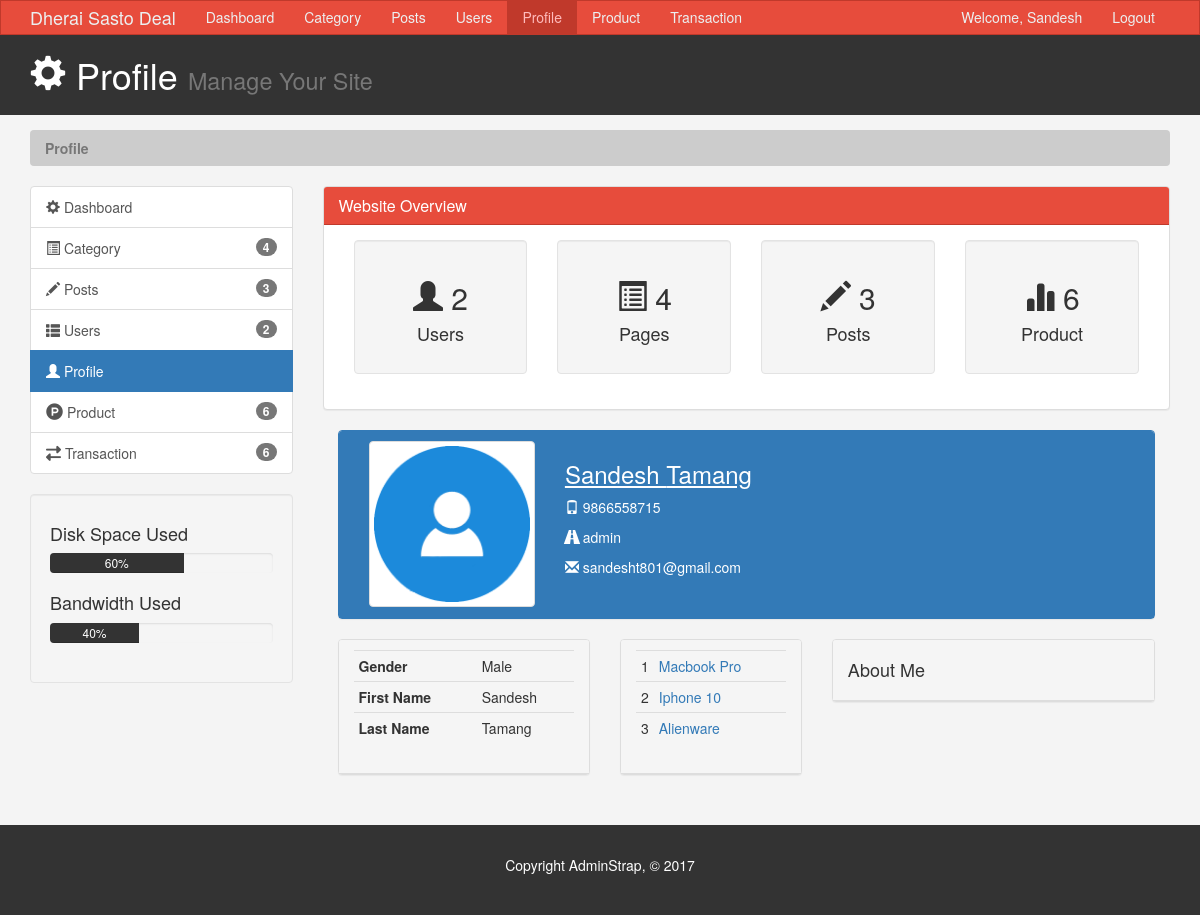
The app's page /adminpanel/profile.php (signed in) with its own data.
### tables this page shows
CREATE TABLE `user` (
  `user_id` int(10) NOT NULL,
  `role` text NOT NULL,
  `user_f_name` varchar(20) NOT NULL,
  `user_l_name` varchar(20) NOT NULL,
  `user_email` varchar(40) NOT NULL,
  `user_password` varchar(20) NOT NULL,
  `user_gender` varchar(10) NOT NULL,
  `user_phone_no` text NOT NULL,
  `user_date` timestamp NOT NULL DEFAULT CURRENT_TIMESTAMP ON UPDATE CURRENT_TIMESTAMP
);

CREATE TABLE `tbl_product` (
  `id` int(11) NOT NULL,
  `c_id` int(11) NOT NULL,
  `name` varchar(255) NOT NULL,
  `image` varchar(255) NOT NULL,
  `price` double(10,2) NOT NULL,
  `display` varchar(50) DEFAULT NULL,
  `author` varchar(50) NOT NULL,
  `Description` text NOT NULL,
  `info` text NOT NULL
);

### adminpanel/profile.php (the view, shortened to what this page needs)
<?php
include '../includes/db.php';
$email = $_SESSION['email'];
     $sel_sql ="SELECT * FROM user WHERE user_email = '$email'";
     if($run_sql = mysqli_query($conn, $sel_sql)){
       while($rows= mysqli_fetch_assoc($run_sql)){
         $user_f_name = $rows['user_f_name'];
         $user_l_name = $rows['user_l_name'];
         $user_gender = $rows['user_gender'];
         $user_phone_no = $rows['user_phone_no'];
         $role = $rows['role'];
       }
     }
  $sql ="SELECT * FROM user";
  $run = mysqli_query($conn, $sql);
  $total_user = mysqli_num_rows($run);
  $sql ="SELECT * FROM tbl_product";
  $run = mysqli_query($conn, $sql);
  $total_pro = mysqli_num_rows($run);
  $sql ="SELECT * FROM post";
  $run = mysqli_query($conn, $sql);
  $total_post = mysqli_num_rows($run);
  $sql ="SELECT * FROM category";
  $run = mysqli_query($conn, $sql);
  $total_category = mysqli_num_rows($run);
?>
<!DOCTYPE html>
<html lang="en">
  <head>
    <link rel="stylesheet" href="../../font-awesome/css/font-awesome.min.css">
    <link href="css/bootstrap.min.css" rel="stylesheet">
    <link href="css/style.css" rel="stylesheet">
  </head>
  <body>
    <nav class="navbar navbar-default">
      <div class="container">
        <div class="navbar-header">
          <a class="navbar-brand" href="#">Dherai Sasto Deal</a>
        </div>
        <div id="navbar" class="collapse navbar-collapse">
          <ul class="nav navbar-nav">
            <li><a href="index.php">Dashboard</a></li>
            <li><a href="pages.php">Category</a></li>
            <li><a href="posts.php">Posts</a></li>
            <li><a href="users.php">Users</a></li>
            <li class="active"><a href="profile.php">Profile</a></li>
            <li><a href="product.php">Product</a></li>
            <li><a href="transaction.php">Transaction</a></li>
          </ul>
          <ul class="nav navbar-nav navbar-right">
            <li><a href="profile.php">Welcome, <?php echo ucfirst($_SESSION['givenName']);  ?></a></li>
            <li><a href="logout.php">Logout</a></li>
          </ul>
        </div>
      </div>
    </nav>
    <header id="header">
      <div class="container">
        <div class="row">
          <div class="col-md-10">
            <h1><span class="glyphicon glyphicon-cog" aria-hidden="true"></span> Profile <small> Manage Your Site</small></h1>
          </div>
          </div>
        </div>
    </header>
    <section id="breadcrumb">
      <div class="container">
        <ol class="breadcrumb">
          <li class="active"><b>Profile</b></li>
        </ol>
      </div>
    </section>
    <section id="main">
      <div class="container">
        <div class="row">
          <div class="col-md-3">
            <div class="list-group">
              <a href="index.php" class="list-group-item">
                <span class="glyphicon glyphicon-cog" aria-hidden="true"></span> Dashboard
              </a>
              <a href="pages.php" class="list-group-item"><span class="glyphicon glyphicon-list-alt" aria-hidden="true"></span> Category <span class="badge"><?php echo $total_category;?></span></a>
              <a href="posts.php" class="list-group-item"><span class="glyphicon glyphicon-pencil" aria-hidden="true"></span> Posts <span class="badge"><?php echo $total_post;?></span></a>
              <a href="users.php" class="list-group-item"><span class="glyphicon glyphicon-th-list" aria-hidden="true"></span> Users <span class="badge"><?php echo $total_user;?></span></a>
              <a href="profile.php" class="list-group-item active"><span class="glyphicon glyphicon-user" aria-hidden="true"></span> Profile <span class="badge"></span></a>
              <a href="product.php" class="list-group-item"><span  class="fa fa-product-hunt " aria-hidden="true" style="font-size: 17px;"></span> Product <span class="badge"><?php echo $total_pro;?></span></a>
              <a href="transaction.php" class="list-group-item"><span  class="fa fa-exchange" aria-hidden="true" style="font-size: 15px;"></span> Transaction <span class="badge"><?php echo $total_pro;?></span></a>
            </div>
            <div class="well">
              <h4>Disk Space Used</h4>
              <div class="progress">
                  <div class="progress-bar" role="progressbar" aria-valuenow="60" aria-valuemin="0" aria-valuemax="100" style="width: 60%;">
                      60%
              </div>
            </div>
            <h4>Bandwidth Used </h4>
            <div class="progress">
                <div class="progress-bar" role="progressbar" aria-valuenow="40" aria-valuemin="0" aria-valuemax="100" style="width: 40%;">
                    40%
            </div>
          </div>
            </div>
          </div>
          <div class="col-md-9">
            <div class="panel panel-default">
              <div class="panel-heading main-color-bg">
                <h3 class="panel-title">Website Overview</h3>
              </div>
              <div class="panel-body">
                <div class="col-md-3">
                  <div class="well dash-box">
                    <h2><span class="glyphicon glyphicon-user" aria-hidden="true"></span> <?php echo $total_user;?></h2>
                    <h4>Users</h4>
                  </div>
                </div>
                <div class="col-md-3">
                  <div class="well dash-box">
                    <h2><span class="glyphicon glyphicon-list-alt" aria-hidden="true"></span>  <?php echo $total_category;?></h2>
                    <h4>Pages</h4>
                  </div>
                </div>
                <div class="col-md-3">
                  <div class="well dash-box">
                    <h2><span class="glyphicon glyphicon-pencil" aria-hidden="true"></span>  <?php echo $total_post;?></h2>
                    <h4>Posts</h4>
                  </div>
                </div>
                <div class="col-md-3">
                  <div class="well dash-box">
                    <h2><span class="glyphicon glyphicon-stats" aria-hidden="true"></span>  <?php echo $total_pro;?></h2>
                    <h4>Product</h4>
                  </div>
                </div>
              </div>
              </div>
            <div class="col-lg-12">
               <div class="panel panel-primary">
                 <div class="panel-heading">
               <?php if (isset($_SESSION['picture']))
                {
                 ?>
                   <div class="col-md-3">
                     <img src="<?php echo $_SESSION['picture'] ?>" width="100%" class="img-thumbnail">
                   </div>
                   <?php
                    }else{
                   ?>
                        <div class="col-md-3">
                     <img src="../images/avatar.png" width="100%" class="img-thumbnail">
                   </div>
                   <?php
                      }
                   ?>
                     <div class ="col-md-7">
                         <h3><u><?php echo ucfirst($user_f_name).' '.ucfirst($user_l_name);?></u></h3>
                     <p><i class="glyphicon glyphicon-phone"></i> <?php echo $user_phone_no;?></p>
                     <p><i class="glyphicon glyphicon-road"></i> <?php echo $role;?></p>
                     <p><i class="glyphicon glyphicon-envelope"></i> <?php echo $_SESSION['email'];?></p>
                       </div>
                   <div class="clearfix">
                   </div>
               </div>
               </div>
         </div>
         <div class="col-md-4">
           <div class="panel panel-default">
             <div class="panel-heading">
               <table class="table table-condensed">
                 <tbody>
                   <tr>
                     <th>Gender</th>
                     <td><?php echo ucfirst($user_gender);?></td>
                   </tr>
                   <tr>
                     <th>First Name</th>
                     <td><?php echo ucfirst($user_f_name);?></td>
                   </tr>
                   <tr>
                     <th>Last Name</th>
                     <td><?php echo ucfirst($user_l_name);?></td>
                   </tr>
                 </tbody>
               </table>
             </div>
           </div>
         </div>
         <div class="col-md-3">
           <div class="panel panel-default">
             <div class="panel-heading">
               <table class="table table-condensed">
                 <tbody>
                  <?php
                  $num = 1;
                  $sel_sql = "SELECT * FROM tbl_product WHERE author = '$_SESSION[email]' ORDER BY id DESC LIMIT 3";
                     $run_sql = mysqli_query($conn, $sel_sql);
                     while($rows = mysqli_fetch_assoc($run_sql)) { ?>
                   <tr>
                    <td width="5%"><?php echo $num; ?></td>
                     <td>
                       <a href="product.php"><?php echo ucfirst($rows['name']); ?></a>
                     </td>
                   </tr>
                   <?php
                   $num++;
                      }
                   ?>
                 </tbody>
               </table>
             </div>
           </div>
         </div>
         <div class="col-md-5">
           <div class="panel panel-default">
             <div class="panel-heading">
               <h4>About Me</h4>
             </div>
           </div>
         </div>
        </div>
      </div>
    </section>
    <footer id="footer">
      <p>Copyright AdminStrap, &copy; 2017</p>
    </footer>
  </body>
</html>

### adminpanel/css/style.css (style rules this page uses)
body { background:#f4f4f4; }
.navbar { min-height: 33px !important; margin-bottom:0; border-radius:0; }
.navbar-nav > li > a, .navbar-brand { padding-top:6px !important; padding-bottom:0 !important; height: 33px; }
.navbar-default { background-color: #e74c3c; border-color: #c0392b; }
.navbar-default .navbar-brand { color: #ecf0f1; }
.navbar-default .navbar-nav > li > a { color: #ecf0f1; }
.navbar-default .navbar-nav > .active > a, .navbar-default .navbar-nav > .active > a:hover, .navbar-default .navbar-nav > .active > a:focus { color: #ffbbbc; background-color: #c0392b; }
.navbar-default .navbar-collapse, .navbar-default .navbar-form { border-color: #ecf0f1; }
.main-color-bg { background-color: #e74c3c !important; border-color: #c0392b !important; color:#ffffff !important; }
#header { background:#333333; color:#ffffff; padding-bottom: 10px; margin-bottom: 15px; }
.breadcrumb { background:#cccccc; color:#333333; }
.progress-bar { background:#333333; color:#ffffff; }
.dash-box { text-align:center; }
#footer { background:#333333; color:#ffffff; text-align:center; padding:30px; margin-top:30px; }

### records on screen
user: user_f_name "Sandesh", user_l_name "Tamang", user_phone_no "9866558715", role "admin", user_gender "Male"
tbl_product: name "Macbook Pro"
tbl_product: name "Iphone 10"
tbl_product: name "Alienware"

### other values on screen
$_SESSION['givenName'] "Sandesh"
$total_category "4"
$total_post "3"
$total_user "2"
$total_pro "6"
$_SESSION['email'] "sandesht801@gmail.com"
